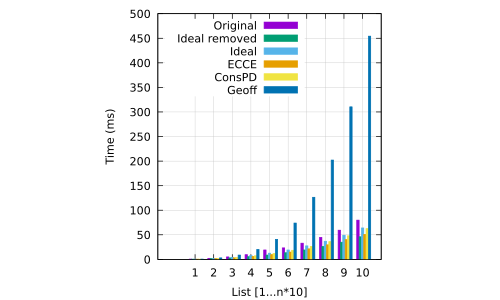

Write gnuplot code to recreate this figure.
set datafile separator ','

set terminal pdf
set output 'max.pdf'

set style data histogram
set style fill solid

set size ratio 1.1


set ylabel 'Time (ms)' 
set xlabel 'List [1...n*10]' 

set key left top

set style line 100 lt 1 lc rgb "grey" lw 0.5 # linestyle for the grid
set grid ls 100 # enable grid with specific linestyle

plot 'max.csv' u 4:xtic(1) title "Original", 'max.csv' u 6:xtic(1) title "Ideal removed",'max.csv' u 5:xtic(1) title "Ideal", 'max.csv' u 2:xtic(1) title "ECCE", 'max.csv' u 3:xtic(1) title "ConsPD", 'max.csv' u 7:xtic(1) title "Geoff"
